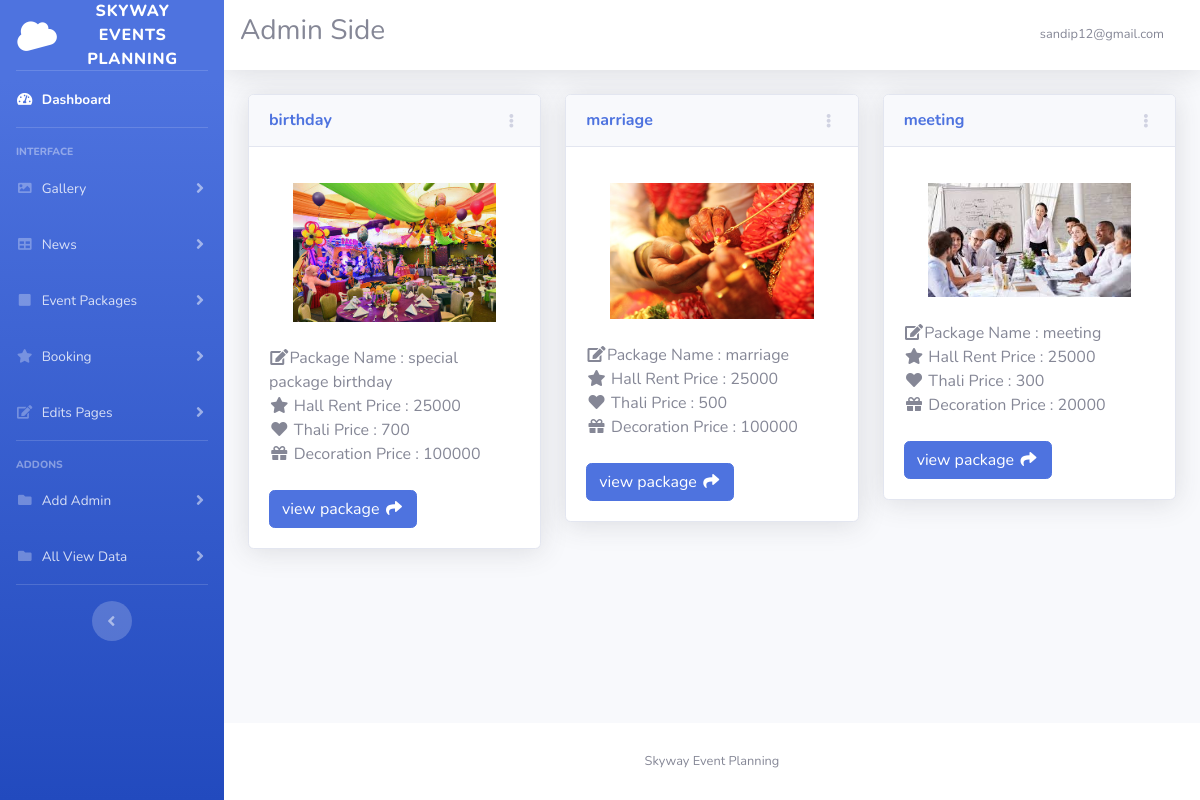
The app's page /admin/viewallpackages.php (signed in) with its own data.
### tables this page shows
CREATE TABLE `packages` (
  `package_id` int(11) NOT NULL,
  `pname` varchar(50) NOT NULL,
  `tname` varchar(50) NOT NULL,
  `tprice` int(20) NOT NULL,
  `dprice` int(20) NOT NULL,
  `pdescription` longtext NOT NULL,
  `hprice` int(20) NOT NULL,
  `etype` varchar(20) NOT NULL,
  `pimg` varchar(50) NOT NULL
);

### admin/viewallpackages.php (the view, shortened to what this page needs)
<?php
  $connection = mysqli_connect("localhost","root","","event");
?>
<?php
include ("includes/head.inc.php");
?>
<body id="page-top">
                                   <div id="wrapper">
                                       <?php include "includes/sidebar.inc.php" ?>
                                     <div id="content-wrapper" class="d-flex flex-column">
                                       <div id="content">
                                         <?php include "includes/topbar.inc.php" ?>
                                         <div class="container-fluid">
 <div class="row">
 <?php
  $query ="select * from packages";
  $query_run =mysqli_query($connection,$query);
  while ($row=mysqli_fetch_array($query_run))
   {
?>
              <div class="col-xl-4 col-lg-5">
              <div class="card shadow mb-4">
                <div class="card-header py-3 d-flex flex-row align-items-center justify-content-between">
                  <h6 class="m-0 font-weight-bold text-primary"><?php echo ($row['etype']);?></h6>
                  <div class="dropdown no-arrow">
                        <a class="dropdown-toggle" href="#" role="button" id="dropdownMenuLink" data-toggle="dropdown" aria-haspopup="true" aria-expanded="false">
                          <i class="fas fa-ellipsis-v fa-sm fa-fw text-gray-400"></i>
                        </a>
                  </div>
                </div>
                <div class="card-body">
                  <div class="text-center">
                    <img class="img-fluid px-3 px-sm-4 mt-3 mb-4" style="width: 25rem;"
                     src="packimage/<?php echo ($row['pimg']);?>" alt="">
                  </div>
                  <i class="fas fa-fw  fa-pencil-square-o"></i>Package Name : <?php echo ($row['pname']);?>
                <div><i class="fas fa-fw  fa-star"></i>  Hall Rent Price :  <?php echo ($row['hprice']);?></div>
                <div><i class="fas fa-fw fa-heart"></i>  Thali Price :  <?php echo ($row['tprice']);?></div>
                <div><i class="fas fa-fw  fa-gift"></i>  Decoration Price :  <?php echo ($row['dprice']);?></div>
                <button type="button" class="btn btn-primary" data-toggle="modal" data-target="#packages<?php echo $row['package_id']; ?>">
                              view package  <i class="fas fa-fw fa-share"></i>
                  </button>
                </div>
                    </div>
                 </div>
                 <?php } ?>
 </div>
              </div>
        </div>
      <?php include "includes/footer.inc.php" ?>
    </div>
  </div>
</body>
</html>

### records on screen
packages: etype "birthday", pimg (picture), pname "special package birthday", hprice "25000", tprice "700", dprice "100000"
packages: etype "marriage", pimg (picture), pname "marriage", hprice "25000", tprice "500", dprice "100000"
packages: etype "meeting", pimg (picture), pname "meeting", hprice "25000", tprice "300", dprice "20000"

### other values on screen
$_SESSION['admin'] "sandip12@gmail.com"
